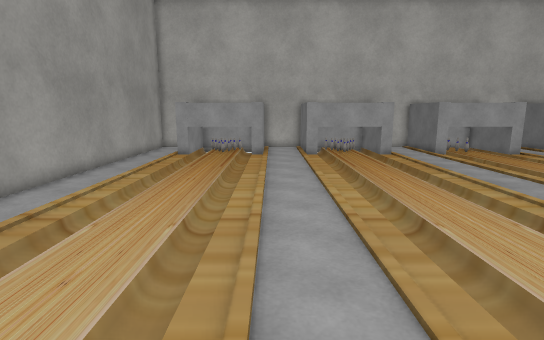
[1] (above)

15 first-person views from a walk through a scene from a Unity 3-D project. The camera is 1.2 m above the floor, tilts 10° down and sees 80° across. The floor is counted in squares, 0.5 m on a side. Each view is taken from the middle of a square. On the plan, view 1 faces up. The plan holds only what a view shows up to about 20 squares ahead; the rest is blank. The place goes on beyond the plan. Some surface patterns are stand-ins.

[2]
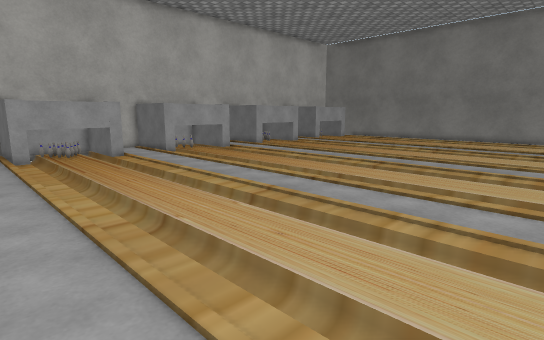

[3]
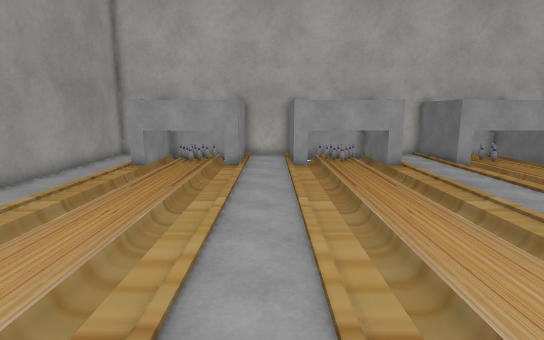

[4]
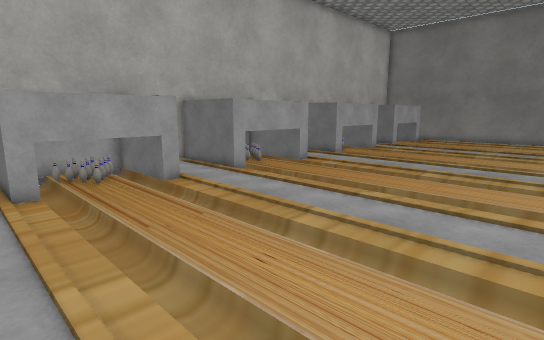

[5]
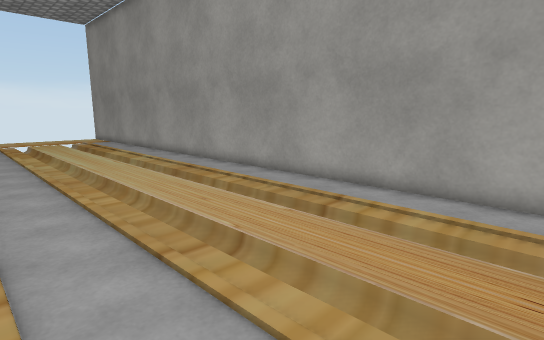

[6]
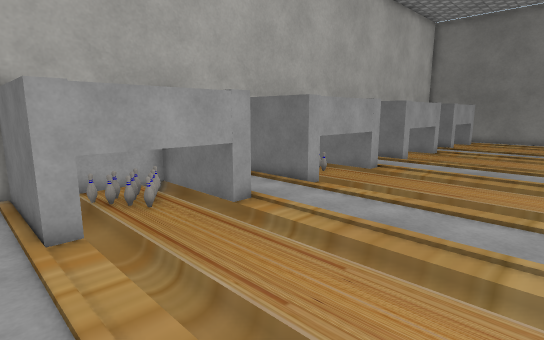

[7]
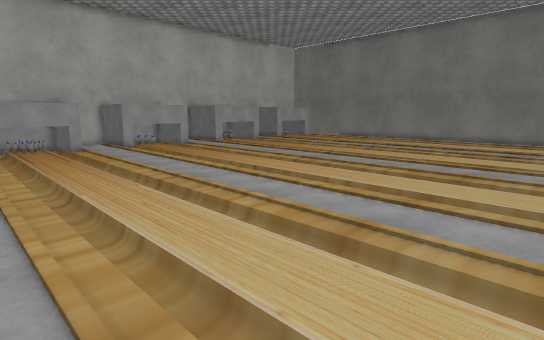

[8]
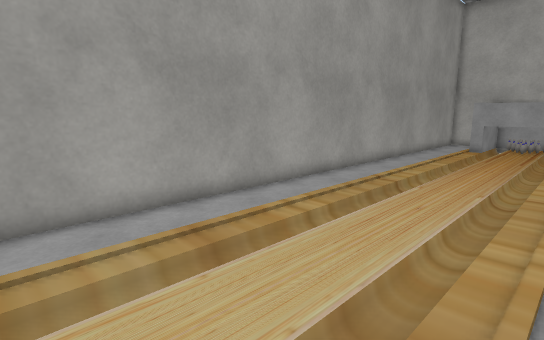

[9]
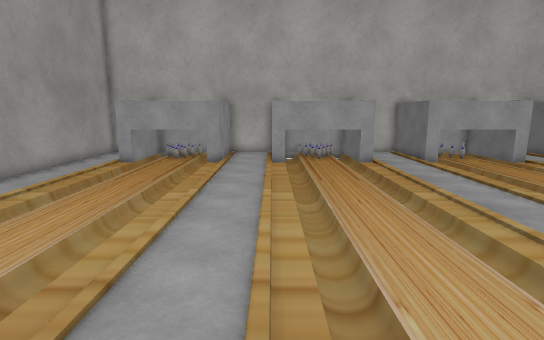

[10]
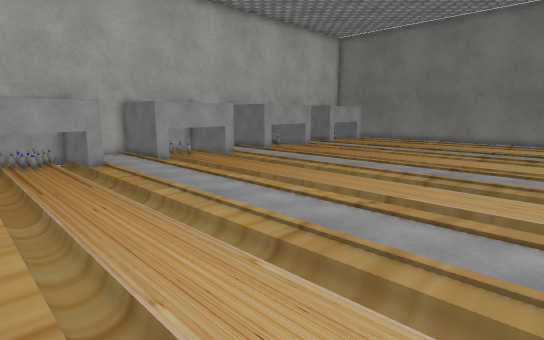

[11]
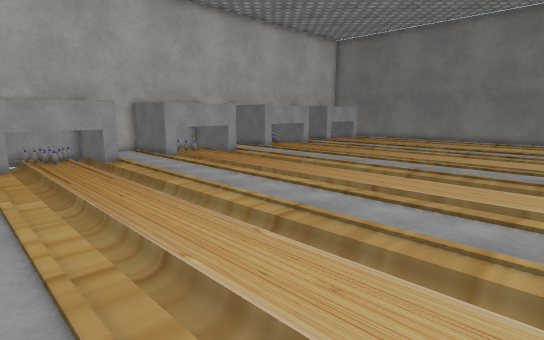

[12]
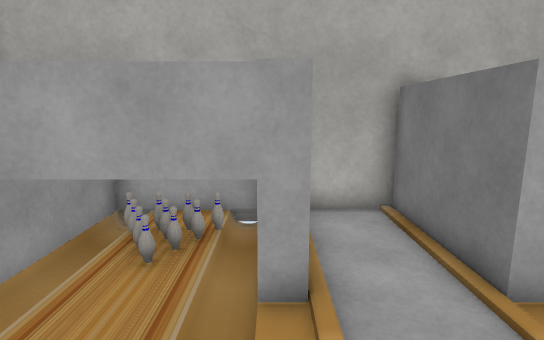

[13]
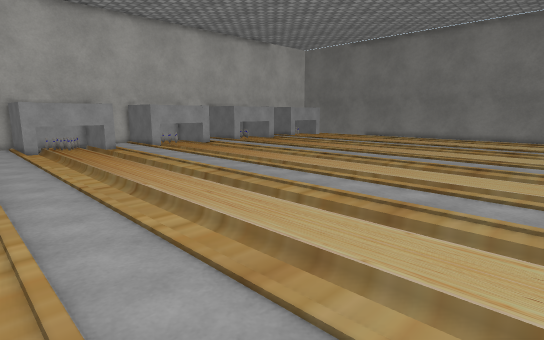

[14]
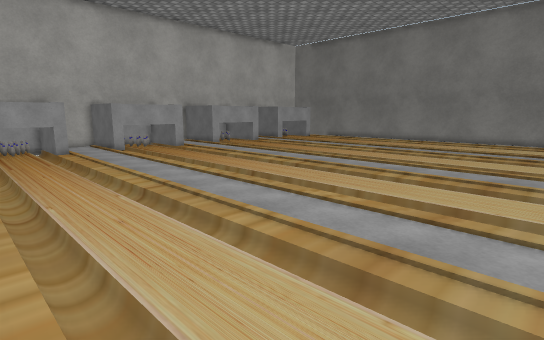

[15]
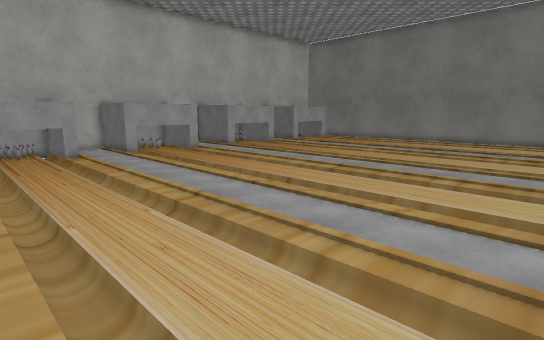

### Floor plan
Key: @ floor where view 1 was taken; # wall or solid block; . main floor; : floor 0.25 m higher than the main floor; - floor 0.25 m lower than the main floor; / step, stairs or slope; ^ raised ledge; O other object.
Columns run from 8 left of view 1 to 24 right of it. Each row starts with its distance up from view 1.
 23 ###^###^##^#######^###^####
 22 #. ^...^..^-..^ ..^ ..^  ^
 21 #. ^.:.^..^-.:^ ..^ O.^ .^
 20 #..^.:.^..^-..^ ..^.O.^ .^    ^
 19 #..^OOO^..^OOOO^..^OOO^ .^OOOO^
 18 #..//.//...-..-...//.//... .. .
 17 #..//.//...-..-...//.//... .. .
 16 #..//.//...-..-...//.//... .. .
 15 #..//.//...-..-...//.//... .. .
 14 #..//.//...-..-...//.//... .. .
 13 #..//.//...-..-...//.//... .. .
 12 #..//.//...-..-...//.//... .. .
 11 #..//.//...-..-...//.//... .. .
 10 #..//.//...-..-...//.//... .. .
  9 #..//.//...-..-...//.//... .. .
  8 #..//.//...-..-...//.//... .. .
  7 #..//.//...-..-...//.//... .. .
  6 #..//.//...-..-...//.//... .. .
  5 #..//.//...-..-...//.//... .. . .
  4 #..//.//...-..-...//.//... .. . .
  3 #..//.//...-..-...//.//... .. . .
  2 #..//.//...-..-...//.//... .. . .
  1 #..//.//...-..-...//.//... .. . .
  0 #..//.//@..-..-...//.//... ..
 -1 #..//.//...-..-...//.//... ..
 -2 #..//.//...-..-...//.//... ..
 -3 #..//.//...-..-...//.//...
 -4 #..//.//..  ..-...

Positions as (right, up) in squares from view 1, and headings:
1: (0, 0), facing up
2: (0, 0), facing up-right
3: (1, 4), facing up
4: (1, 8), facing up-right
5: (2, 12), facing down-left
6: (1, 12), facing up-right
7: (1, -4), facing up-right
8: (0, -4), facing up-left
9: (2, 3), facing up
10: (2, 3), facing up-right
11: (1, 2), facing up-right
12: (-1, 15), facing up
13: (-1, -4), facing up-right
14: (2, -3), facing up-right
15: (2, -1), facing up-right
